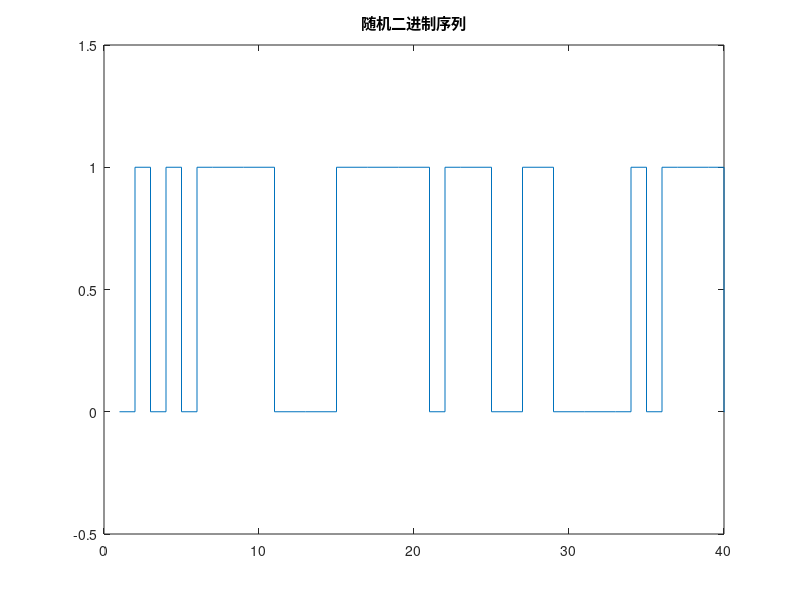

This chart was generated by the following MATLAB code: (Note: this script raises an error after producing the figure.)
% 16QAM的调制与解调示例程序。
% 程序输出了上述过程中的图形，并且在控制台中输出了相关的信息。
clc;
clear all;
close all;



%==============================
%定义待仿真序列的长度 N
global N
N=10000;
% 首先产生随机二进制序列
source=randsrc(1,N,[1,0]);
%画出序列波形
figure(1);
stairs(source);
xlim([0,40]);
ylim([-0.5,1.5]);
title('随机二进制序列');



%==============================
%对产生的二进制序列进行QAM调制
%1.串并转换将原二进制序列转换成两路信号 I路：第1,3,5,7...元素 Q路：第2,4,6,8...元素
N=length(source);
a=1:2:N;
source1=source(a);%I路
source2=source(a+1);%Q路

%画出串并变换后序列波形
figure(2);
plot_2way_IQ(source1,source2);
title('串并变换后I路、Q路符号序列');


%2.分别对两路信号进行2/4电平变换
a=1:2:N/2;
temp1=source1(a);
temp2=source1(a+1);
y11=temp1*2+temp2;%I路 用十进制表示二进制
temp1=source2(a);
temp2=source2(a+1);
y22=temp1*2+temp2;%Q路 用十进制表示二进制

a=1:N/4;
source1=(y11*2-1-4)*1.*cos(2*pi*a);
source2=(y22*2-1-4)*1.*cos(2*pi*a);


%格雷码映射
source1(y11==0)=-3;  
source1(y11==1)=-1;
source1(y11==3)=1;
source1(y11==2)=3;%I路
source2(y22==0)=-3;
source2(y22==1)=-1;
source2(y22==3)=1;
source2(y22==2)=3;%Q路

% 画出序列波形
figure(3);
plot_2way_stair(source1,source2);
title('16QAM符号序列'); 

%画出星座图
figure(4);
plot_astrology(source1,source2);
title('16QAM星座图');

%画出频域图
figure(5);
 plot_2way_dtft(source1,source2);
title('16QAM符号频域图');



%===============================
%两路信号source1、source2进行插值，插值的比例为8
sig_insert1=zeros(1,8*length(source1));
a=1:8:length(sig_insert1);
sig_insert1(a)=source1;

sig_insert2=zeros(1,8*length(source2));
a=1:8:length(sig_insert2);
sig_insert2(a)=source2;

%画出两路信号的波形图
figure(6);
plot_2way(sig_insert1,sig_insert2,length(sig_insert1),0.5);
title('插值后I、Q两路信号的波形图');

%画出频域图
figure(7);
plot_2way_dtft(sig_insert1,sig_insert2);
title('插值16QAM符号频域图');



%===============================
%通过低通滤波器 
[sig_rcos1,sig_rcos2]=rise_cos(sig_insert1,sig_insert2,0.25,2);

%画出两路信号的波形图
figure(8);
plot_2way(sig_rcos1,sig_rcos2,length(sig_rcos1)/4,0.5);
title('通过低通滤波器后两路信号波形图');

%画出频域图
figure(9);
plot_2way_dtft(sig_rcos1',sig_rcos2');
title('通过低通滤波器后频域图');



%===============================
%将基带信号调制到高频上
f=0.25; %输入信号的频率
hf=2.5; %载波的频率

%创建两个中间变量，用于存储插值后的输入信号
yo1=zeros(1,length(sig_rcos1)*hf/f*10);
yo2=zeros(1,length(sig_rcos2)*hf/f*10);
n=1:length(yo1);

%对输入信号分别进行插值，相邻的两个点之间加入9个点，且这9个点的值同第0个点的值相同  
yo1(n)=sig_rcos1(floor((n-1)/(hf/f*10))+1);
yo2(n)=sig_rcos2(floor((n-1)/(hf/f*10))+1);

%生成输出输出信号的时间向量
t=(1:length(yo1))/hf*f/10;

%生成载波调制信号 得到sig_modulate
sig_modulate=yo1.*cos(2*pi*hf*t)-yo2.*sin(2*pi*hf*t);

%画出基带信号调制到高频之后的波形图
figure(10);
plot(t,sig_modulate);
xlim([0,800]);
title('基带信号调制到高频之后的波形图');



%===============================
%加入高斯白噪声
%设信噪比
snr=10;

%符号信噪比
snr1=snr+10*log10(4);

%所有信号的平均功率
%var()方差函数
ss=var(sig_rcos1+j*sig_rcos2,1);

%加入高斯白噪声
y=awgn([sig_rcos1+j*sig_rcos2],snr1+10*log10(ss/10),'measured');
%合起来的信号分为实部和虚部，实部为I路，虚部为Q路，再整体加高斯
x1=real(y);%对得到的信号，取实部为x1
x2=imag(y);%虚部为x2

%   ' 转置矩阵 确保第一个矩阵中的列数与第二个矩阵中的行数匹配
sig_noise1=x1';
sig_noise2=x2';

%画出I路和Q路加噪声后的波形图
figure(11);
plot_2way(sig_noise1,sig_noise2,length(sig_noise1)/4,0.5);
title('加入高斯白噪声之后的波形图');

%画出频域图
figure(12);
plot_2way_dtft(sig_noise1,sig_noise2);
title('加入高斯白噪声之后频域图');



%===============================
%经过匹配滤波器
[sig_match1,sig_match2]=rise_cos(sig_noise1,sig_noise2,0.25,2);

%画出经过匹配滤波器之后的波形图
figure(13);
plot_2way(sig_match1,sig_match2,length(sig_match1)/4,0.5);
title('经过匹配滤波器之后的波形图');

%画出频域图
figure(14);
plot_2way_dtft(sig_match1',sig_match2');
title('经过匹配滤波器之后DTFT频域图');



%===============================
%抽样
sig_pick1=sig_match1(8*3*2+1:8:(length(sig_match1)-8*3*2));
sig_pick2=sig_match2(8*3*2+1:8:(length(sig_match1)-8*3*2));

%画出星座图
figure(15);
plot_astrology(sig_pick1,sig_pick2);
title('接收的16QAM符号星座图');

%画出序列波形
figure(16);
plot_2way_stair(sig_pick1,sig_pick2);
title('接收的16QAM符号序列');

%画出频域图
figure(17);
plot_2way_dtft(sig_pick1',sig_pick2');
title('接收的QAM符号序列频域图');



%===============================
%QAM解调
%1.判决
%对x1路信号进行判决
xx1(sig_pick1>=2)=3;
xx1((sig_pick1<2)&(sig_pick1>=0))=1;
xx1((sig_pick1>=-2)&(sig_pick1<0))=-1;
xx1(sig_pick1<-2)=-3;
%对x2路信号进行判决
xx2(sig_pick2>=2)=3;
xx2((sig_pick2<2)&(sig_pick2>=0))=1;
xx2((sig_pick2>=-2)&(sig_pick2<0))=-1;
xx2(sig_pick2<-2)=-3;

%画出判决后16QAM符号序列
figure(18);
plot_2way_stair(xx1,xx2);
title('判决后16QAM符号序列'); 


%2.逆格雷码映射
%将x1路信号按格雷码映射规则还原成0、1信号
temp1=zeros(1,length(xx1)*2); %创建全0矩阵
temp1(find(xx1==-1)*2)=1;   %矩阵第二列置一
temp1(find(xx1==1)*2-1)=1;  %矩阵第一列置一
temp1(find(xx1==1)*2)=1;
temp1(find(xx1==3)*2-1)=1;
%将x2路信号按格雷码映射规则还原成0、1信号
temp2=zeros(1,length(xx2)*2);
temp2(find(xx2==-1)*2)=1;
temp2(find(xx2==1)*2-1)=1;
temp2(find(xx2==1)*2)=1;
temp2(find(xx2==3)*2-1)=1;

%画出4/2电平变换后I路、Q路符号序列
figure(19);
plot_2way_IQ(temp1,temp2);
title('4/2电平变换后I路、Q路符号序列');


%3.并串转换：将两路0、1信号合成一路
signal=zeros(1,length(temp1)*2);
signal(1:2:length(signal))=temp1; %奇数位为I路
signal(2:2:length(signal))=temp2; %偶数位为Q路

%画出接收端恢复的二进制序列
figure(20);
stairs(signal);
xlim([0,40]);
ylim([-0.5,1.5]);
title('接收端恢复的二进制序列');



%===============================
%误码率计算
[err_number,Pe] = biterr(source,signal);
fprintf('误码数以及误码率：\n');
fprintf('%d,%f;\n',err_number,Pe);
hold on

